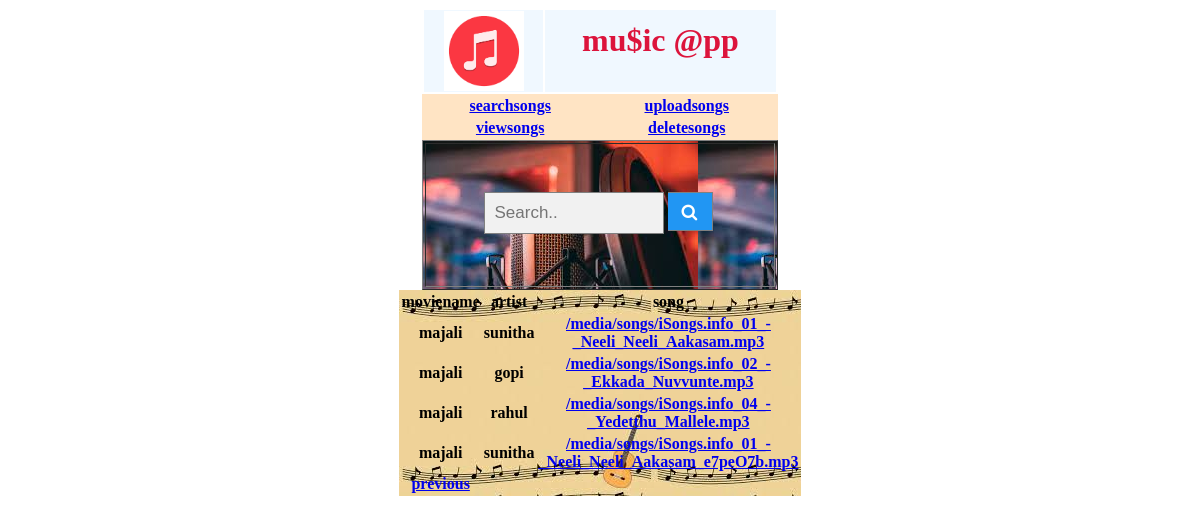
Screenshot of /moviename/?m=majali with the database file from the repository.
### app/models.py (models this page shows)
class UploadModel(models.Model):
    moviename=models.CharField(max_length=30)
    artist=models.CharField(max_length=30)
    song=models.FileField(upload_to='songs/')

### app/views.py (the view)
# urls.py: path("moviename/",views.MovieName.as_view(),name='moviename'),
class MovieName(View):
    def get(self, request):
        movie = request.GET.get("m")
        mn = UploadModel.objects.filter(moviename=movie)
        return render(request,"mpvienamesongs.html",{"mnsong":mn})
    pass

### templates/mpvienamesongs.html
{% include 'opensearchpage.html' %}
{% load static %}
<table align ="center" border="0" width="30%" style="background-image: url('{% static "images/argt.jpeg"%}')";>
    <tr>
        <th>moviename</th>
        <th>artist</th>
        <th>song</th>
    </tr>
    {% for x in mnsong %}
        <tr>
        <th>{{ x.moviename }}</th>
        <th>{{ x.artist }}</th>
        <th><a href="{% url 'playsong' %}?n={{ x.song.url }}"> {{ x.song.url }} </a></th>
        </tr>
    {% endfor %}
<tr>
    <th> <a href="{% url 'musichome' %}">previous</a></th>
</tr>
</table>

### templates/opensearchpage.html
{% extends 'commanhead.html' %}
{% load static %}
{% block mc %}
    {% include 'menu comman.html' %}
    <table align="center" border="1" width="30%" height="150px" style="background-image: url('{% static "images/mike2.jpeg"%}')";>
    <tr>
        <th>
            {% include 'serach.html' %}
        </th>
    </tr>
    </table>
{% endblock %}

### templates/commanhead.html
{% load static  %}
<table align="center" border="0" width="30%">
    <tr bgcolor="#f0f8ff">
        <th style="text-align: center">
            <img src="{% static 'images/mus.png' %}" width="80" height="80">
        </th>
        <th>
            <h1 style="color: crimson;text-align: center"> mu$ic @pp </h1>
        </th>
    </tr>
</table>
{%  block mc %}
{% endblock %}

### templates/menu comman.html (shortened to what this page needs)
<head>
</head>
<body>
<table width="30%" align="center" border="0" bgcolor="#ffe4c4" >
    <tr>
        <th> <a href="{% url 'searchsongs' %}"> searchsongs </a></th>
        <th> <a href="{% url 'upload' %}"> uploadsongs </a></th>
    </tr>
        <tr>
        <th> <a href="{% url 'viewsongs' %}"> viewsongs </a></th>
        <th> <a href="{% url 'deletesongs' %}"> deletesongs </a></th>
    </tr>
</table>
    </body>

### templates/serach.html (shortened to what this page needs)
<!DOCTYPE html>
<html>
<head>
<link rel="stylesheet" href="https://cdnjs.cloudflare.com/ajax/libs/font-awesome/4.7.0/css/font-awesome.min.css">
</head>
<body>
<form class="example" action="{% url 'search' %}" method="post"  style="margin:auto;max-width:300px">
  <input type="text" placeholder="Search.." name="search">
  <button type="submit"><i class="fa fa-search"></i></button>
</form>
</body>
</html>

### templates/menu comman.html (style rules this page uses)
th { font-family: silentreaction }

### rows the page displays
UploadModel: moviename "majali", artist "sunitha", song "/media/songs/iSongs.info_01_-_Neeli_Neeli_Aakasam.mp3"
UploadModel: moviename "majali", artist "gopi", song "/media/songs/iSongs.info_02_-_Ekkada_Nuvvunte.mp3"
UploadModel: moviename "majali", artist "rahul", song "/media/songs/iSongs.info_04_-_Yedetthu_Mallele.mp3"
UploadModel: moviename "majali", artist "sunitha", song "/media/songs/iSongs.info_01_-_Neeli_Neeli_Aakasam_e7peO7b.mp3"
